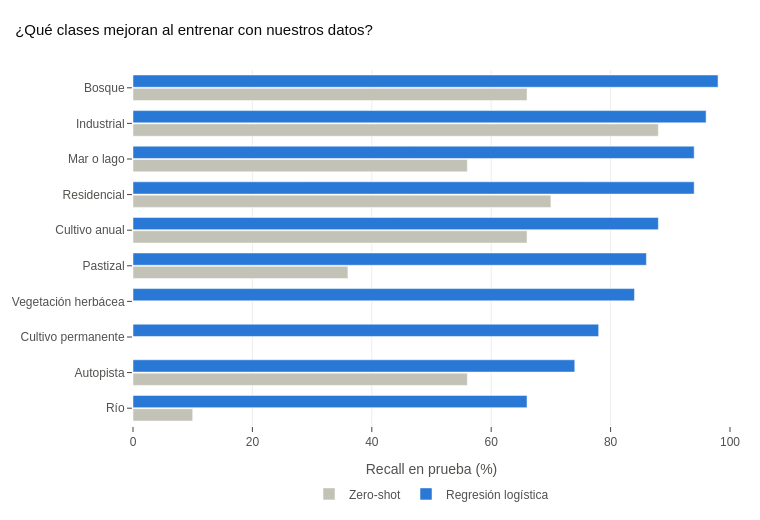

Notebook cell for this chart:
### Code cell
# Recall por clase: zero-shot frente a regresión logística
recall_lr = pd.Series(cm_lr.diagonal() / cm_lr.sum(axis=1), index=recall_zs.index)
comparacion = pd.DataFrame({"Zero-shot": recall_zs, "Regresión logística": recall_lr}).sort_values("Regresión logística")

fig = go.Figure()
for metodo, color in [("Zero-shot", GRIS), ("Regresión logística", AZUL)]:
    fig.add_trace(go.Bar(
        x=comparacion[metodo] * 100, y=comparacion.index, orientation="h", name=metodo, marker_color=color,
        hovertemplate="%{y}<br>" + metodo + ": %{x:.0f}%<extra></extra>",
    ))
fig.update_layout(title="¿Qué clases mejoran al entrenar con nuestros datos?", width=760, height=520,
                  barmode="group", bargap=0.25, bargroupgap=0.08,
                  xaxis=dict(title="Recall en prueba (%)", range=[0, 100]), yaxis=dict(showgrid=False),
                  legend=dict(orientation="h", y=-0.15, x=0.5, xanchor="center", traceorder="normal"))
fig.show()

# La misma información en tabla, de mayor a menor mejora
comparacion["Mejora"] = comparacion["Regresión logística"] - comparacion["Zero-shot"]
comparacion.sort_values("Mejora", ascending=False).style.format("{:.0%}")

### Figure 1 — Plotly figure (JSON) as saved in the notebook; plotly's stock layout.template omitted (floating-point values rounded to 4 significant figures)
{"data": [{"hovertemplate": "%{y}<br>Zero-shot: %{x:.0f}%<extra></extra>", "marker": {"color": "#c3c2b7"}, "name": "Zero-shot", "orientation": "h", "type": "bar", "x": [10.0, 56.0, 0.0, 0.0, 36.0, 66.0, 70.0, 56.0, 88.0, 66.0], "y": ["Río", "Autopista", "Cultivo permanente", "Vegetación herbácea", "Pastizal", "Cultivo anual", "Residencial", "Mar o lago", "Industrial", "Bosque"]}, {"hovertemplate": "%{y}<br>Regresión logística: %{x:.0f}%<extra></extra>", "marker": {"color": "#2a78d6"}, "name": "Regresión logística", "orientation": "h", "type": "bar", "x": [66.0, 74.0, 78.0, 84.0, 86.0, 88.0, 94.0, 94.0, 96.0, 98.0], "y": ["Río", "Autopista", "Cultivo permanente", "Vegetación herbácea", "Pastizal", "Cultivo anual", "Residencial", "Mar o lago", "Industrial", "Bosque"]}], "layout": {"bargap": 0.25, "bargroupgap": 0.08, "barmode": "group", "height": 520, "legend": {"orientation": "h", "traceorder": "normal", "x": 0.5, "xanchor": "center", "y": -0.15}, "title": {"text": "¿Qué clases mejoran al entrenar con nuestros datos?"}, "width": 760, "xaxis": {"range": [0, 100], "title": {"text": "Recall en prueba (%)"}}, "yaxis": {"showgrid": false}}}
